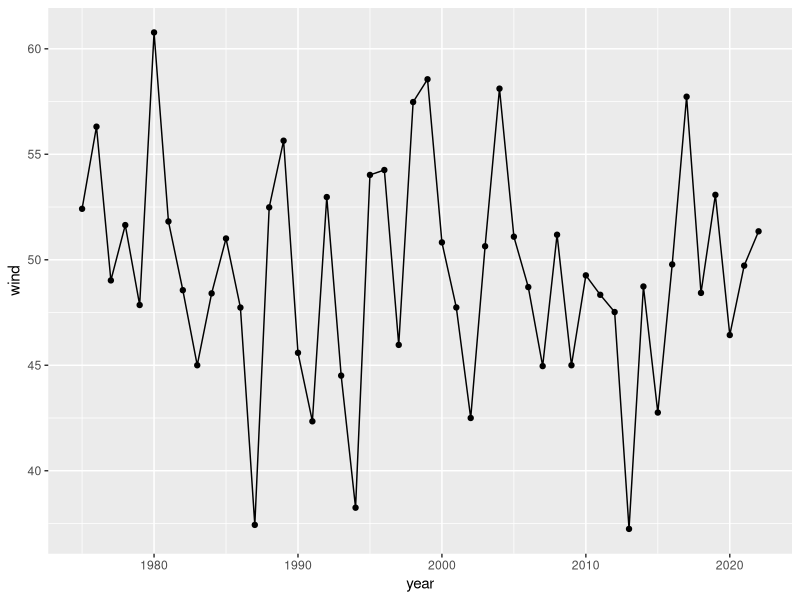

Recreate this plot in R.
## ---- chunk 1
knitr::opts_chunk$set(echo = TRUE)
knitr::opts_chunk$set(message = FALSE)
## ---- chunk 2
library(tidyverse)
## ---- chunk 3
#this won't be treated as R-code
## ---- chunk 4

storms %>%
  group_by(year) %>%
  summarize(wind = mean(wind)) %>%
  ggplot(mapping = aes(x = year, y = wind)) +
  geom_line() + 
  geom_point()
